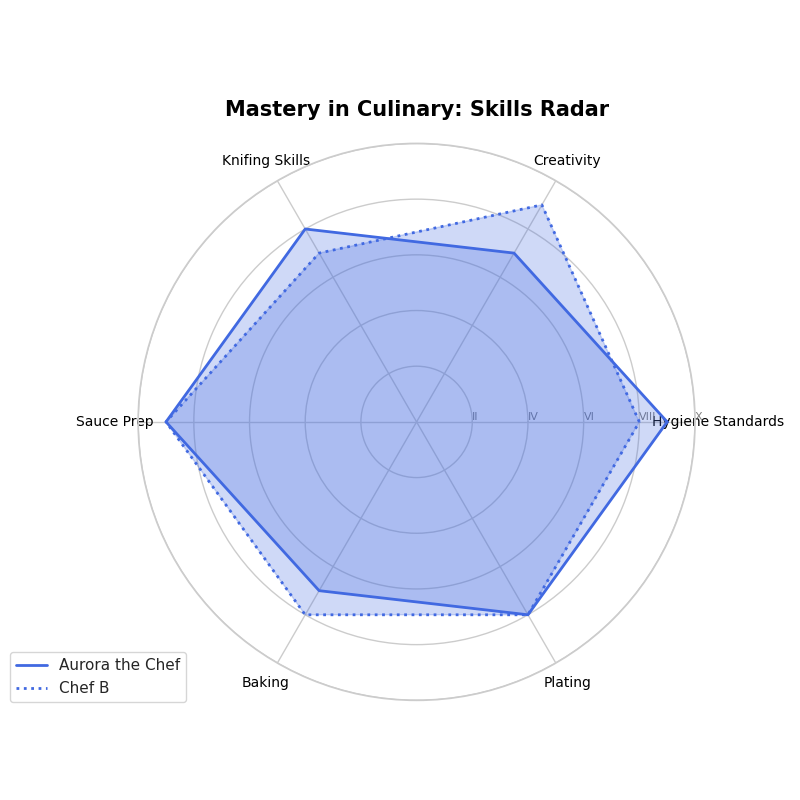

Generate this figure with Python:
import matplotlib.pyplot as plt
import numpy as np
from math import pi

categories = ["Hygiene Standards", "Creativity", "Knifing Skills", "Sauce Prep", "Baking", "Plating"]
num_vars = len(categories)

# Manually shuffled or altered data within each chef's skills
chef_aurora = [9, 7, 8, 9, 7, 8]
chef_blake = [8, 9, 7, 9, 8, 8]

angles = np.linspace(0, 2 * pi, num_vars, endpoint=False).tolist()
angles += angles[:1]

def complete_data(data):
    return data + data[:1]

aurora_data = complete_data(chef_aurora)
blake_data = complete_data(chef_blake)

fig, ax = plt.subplots(figsize=(8, 8), subplot_kw=dict(polar=True))

plt.xticks(angles[:-1], categories, color='black', size=10)
ax.set_rlabel_position(0)
plt.yticks([2, 4, 6, 8, 10], ["II", "IV", "VI", "VIII", "X"], color="grey", size=8)
plt.ylim(0, 10)

color = 'royalblue'
ax.plot(angles, aurora_data, linewidth=2, linestyle='solid', label='Aurora the Chef', color=color)
ax.fill(angles, aurora_data, color=color, alpha=0.25)

ax.plot(angles, blake_data, linewidth=2, linestyle='dotted', label='Chef B', color=color)
ax.fill(angles, blake_data, color=color, alpha=0.25)

plt.title("Mastery in Culinary: Skills Radar", size=15, color='black', weight='bold', pad=20)
plt.legend(loc='upper right', bbox_to_anchor=(0.1, 0.1))
plt.tight_layout()
plt.show()
